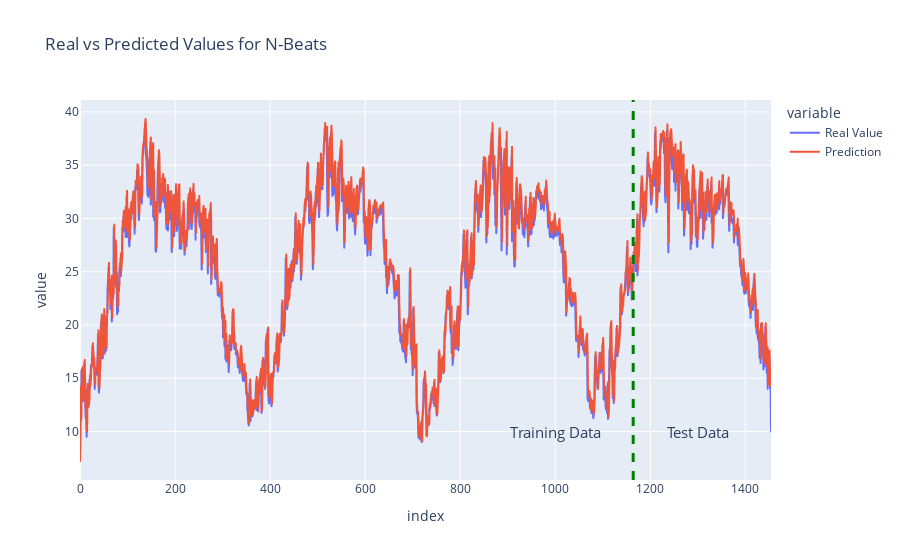

This figure's notebook cell:
### Code cell
import plotly.express as px

fig = px.line(preds[['Real Value', 'Prediction']], title = 'Real vs Predicted Values for N-Beats')
fig.add_vline(x = 1164, line_width=3, line_dash="dash", line_color="green")
fig.add_annotation(x = 1000, y = 10,
 text="Training Data",
 font=dict(size=15),
 showarrow=False)
fig.add_annotation(x = 1300, y = 10,
 text="Test Data",
 font=dict(size=15),
 showarrow=False)

### Figure 1 — Plotly figure (JSON) as saved in the notebook; plotly's stock layout.template omitted (floating-point values rounded to 4 significant figures; data arrays with more than 128 entries replaced by an {"elided": "..."} marker saying what was removed)
{"data": [{"hovertemplate": "variable=Real Value<br>index=%{x}<br>value=%{y}<extra></extra>", "legendgroup": "Real Value", "line": {"color": "#636efa", "dash": "solid"}, "marker": {"symbol": "circle"}, "mode": "lines", "name": "Real Value", "showlegend": true, "type": "scattergl", "x": {"elided": "1455 int values"}, "xaxis": "x", "y": {"elided": "1455 float values"}, "yaxis": "y"}, {"hovertemplate": "variable=Prediction<br>index=%{x}<br>value=%{y}<extra></extra>", "legendgroup": "Prediction", "line": {"color": "#EF553B", "dash": "solid"}, "marker": {"symbol": "circle"}, "mode": "lines", "name": "Prediction", "showlegend": true, "type": "scattergl", "x": {"elided": "1455 int values"}, "xaxis": "x", "y": {"elided": "1455 float values"}, "yaxis": "y"}], "layout": {"annotations": [{"font": {"size": 15}, "showarrow": false, "text": "Training Data", "x": 1000, "y": 10}, {"font": {"size": 15}, "showarrow": false, "text": "Test Data", "x": 1300, "y": 10}], "legend": {"title": {"text": "variable"}, "tracegroupgap": 0}, "shapes": [{"line": {"color": "green", "dash": "dash", "width": 3}, "type": "line", "x0": 1164, "x1": 1164, "xref": "x", "y0": 0, "y1": 1, "yref": "y domain"}], "title": {"text": "Real vs Predicted Values for N-Beats"}, "xaxis": {"anchor": "y", "domain": [0, 1], "title": {"text": "index"}}, "yaxis": {"anchor": "x", "domain": [0, 1], "title": {"text": "value"}}}}
